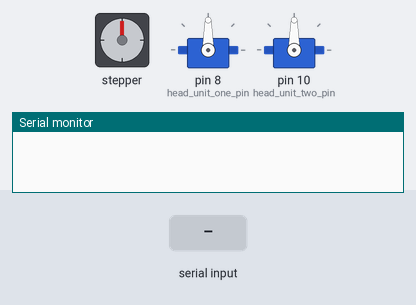
Bench run of a sketch on a simulated Arduino Uno, built with avr-gcc and run on an emulated ATmega328P. On the bench: stepper motor, 2 × servo, the last lines printed to the serial monitor. Wiring (inferred from the names in the program): stepper motor driver (200 steps per turn assumed): step pin 3; direction pin 2. The test bench sets the inputs (shaded band).

Above: at 1.2 s.
1.3 s: "0" received over Serial
At 2.6 s:
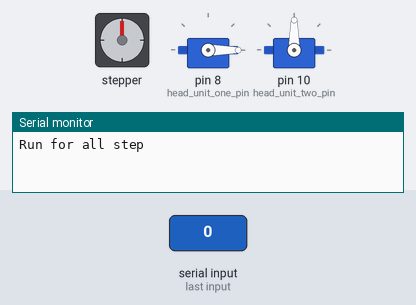
10.3 s: "1" received over Serial
At 12.8 s:
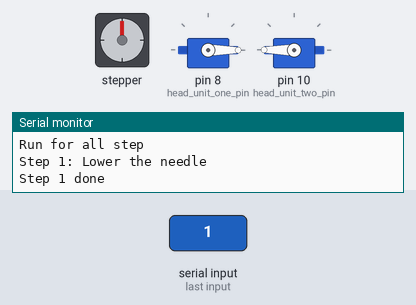
13.2 s: "2" received over Serial
At 15.3 s:
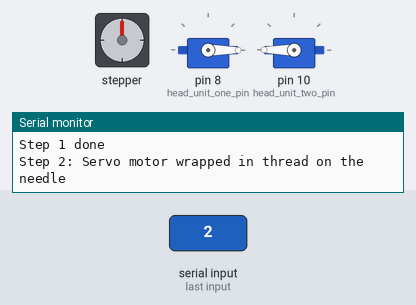
Timing chart, 0 to 16.8 s (numbered marks = the images above; inputs shaded):
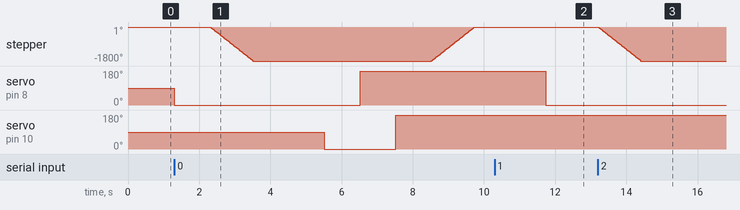

Measured:
- after the input at 1.3 s, stepper: turns 1800° counter-clockwise in 1.2 s, then 1800° clockwise in 1.2 s; servo on pin 8 (head_unit_one_pin): 90° → 0° at once, → 180° 5.2 s later; servo on pin 10 (head_unit_two_pin): 90° → 0° after 4.2 s, → 180° 2.0 s later
- after the input at 10.3 s, servo on pin 8 (head_unit_one_pin): 180° → 0° after 1.4 s
- after the input at 13.2 s, stepper: turns 1800° counter-clockwise in 1.2 s, starting at once

The sketch:

techCuture.ino
```cpp
#include <Servo.h>

Servo servo_one;  // First Servo Objsect;
Servo servo_two;  // Second Servo Objsect;

int head_unit_one_pos = 0;    // variable to store the servo position
int head_unit_one_pin = 8;    // pin number 8 for the first head unit
int head_unit_two_pos = 0;    // variable to store the servo position
int head_unit_two_pin = 10;   // pin number 10 for the second head unit
char NumberOfLevel = 0;

const int dirPin = 2;
const int stepPin = 3;
const int stepsToMove = 1000;
int delayMicro=600;            //250-600 Normal speed per quarter step

int headUnitOnePosDown = 0;
int headUnitOnePosUp = 180;

int headUnitTwoPosDown = 0;
int headUnitTwoPosUp = 180;


void setup() {
  Serial.begin(9600);
  servo_one.attach(head_unit_one_pin);  // attaches the servo of the head_unit_one pin 8
  servo_two.attach(head_unit_two_pin);  // attaches the servo of the head_unit_two pin 10
  pinMode(stepPin, OUTPUT);
  pinMode(dirPin, OUTPUT);
}

void loop(){
  NumberOfLevel = 0;

  if (Serial.available() > 0) {
    NumberOfLevel = Serial.read();
  }

  switch (NumberOfLevel){
    case '0':
      Serial.println("Run for all step");
      LoweringNeedleDown();
      delay(1000); // Wait a second
      ServoMotorWrapped();
      delay(1000); // Wait a second
      NeedleRotation();
      delay(1000); // Wait a second
      LiftingNeedleUp();
      delay(1000); // Wait a second
      NeedleRotationBack();
      delay(1000); // Wait a second
      ServoMotorWrappedBack();
      delay(1000); // Wait a second
      break;
    case '1':
      Serial.println("Step 1: Lower the needle");
      LoweringNeedleDown();
      Serial.println("Step 1 done");
      break;

    case '2':
      Serial.println("Step 2: Servo motor wrapped in thread on the needle");
      ServoMotorWrapped();
      Serial.println("Step 2 done");
      break;

    case '3':
      Serial.println("Step 3: Rotate the needle counterclockwise 180 degrees");
      NeedleRotation();
      Serial.println("Step 3 done");
      break;

    case '4':
      Serial.println("Step 4: Lifting needle up back");
      LiftingNeedleUp();
      Serial.println("Step 4 done");
      break;

    case '5':
      Serial.println("Step 5: Rotate the needle clockwise 180 degrees back");
      NeedleRotationBack();
      Serial.println("Step 5 done");
      break;

    case '6':
      Serial.println("Step 6: Servo motor wrapped in thread on the needle back");
      ServoMotorWrappedBack();
      Serial.println("Step 6 done");
      break;
  }
}


void LoweringNeedleDown(){
  for (head_unit_one_pos = 180; head_unit_one_pos >= headUnitOnePosDown; head_unit_one_pos -= 5){     // goes from 180 degrees to 0 degrees
    servo_one.write(head_unit_one_pos);                                                               // tell servo to go to position in variable 'pos'
  }
}

void ServoMotorWrapped(){
  // Set motor direction counterclockwise
  digitalWrite(dirPin, LOW);

  // Spin motor quickly
  for(int x = 0; x < stepsToMove; x++)
  {
    digitalWrite(stepPin, HIGH);
    delayMicroseconds(delayMicro);
    digitalWrite(stepPin, LOW);
    delayMicroseconds(delayMicro);
  }
  delay(1000); // Wait a second
}

void NeedleRotation(){
  for (head_unit_two_pos = 180; head_unit_two_pos >= headUnitTwoPosDown; head_unit_two_pos -= 5) {   // goes from 0 degrees to 180 degrees in steps of 1 degree
    servo_two.write(head_unit_two_pos);                                                              // tell servo to go to position in variable 'pos'
  }
}

void LiftingNeedleUp(){
  for (head_unit_one_pos = 0; head_unit_one_pos <= headUnitOnePosUp; head_unit_one_pos += 5){    // goes from 0 degrees to 180 degrees in steps of 1 degree
    servo_one.write(head_unit_one_pos);                                                          // tell servo to go to position in variable 'pos'
  }
}

void NeedleRotationBack(){
  for (head_unit_two_pos = 0; head_unit_two_pos <= headUnitTwoPosUp; head_unit_two_pos += 5) {   // goes from 0 degrees to 180 degrees in steps of 1 degree
    servo_two.write(head_unit_two_pos);                                                          // tell servo to go to position in variable 'pos'
  }
}

void ServoMotorWrappedBack(){
  digitalWrite(dirPin, HIGH);

  // Spin motor quickly
  for(int x = 0; x < stepsToMove; x++){
    digitalWrite(stepPin, HIGH);
    delayMicroseconds(delayMicro);
    digitalWrite(stepPin, LOW);
    delayMicroseconds(delayMicro);
  }
  delay(1000); // Wait a second
}
```
